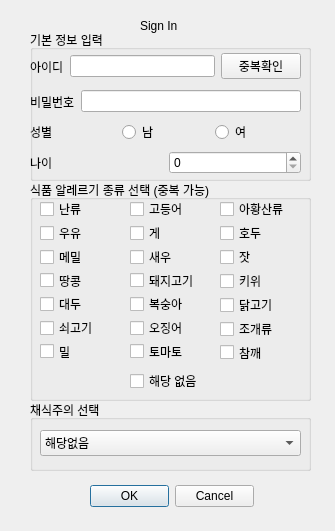
<?xml version="1.0" encoding="UTF-8"?>
<ui version="4.0">
 <class>MainWindow</class>
 <widget class="QMainWindow" name="MainWindow">
  <property name="geometry">
   <rect>
    <x>0</x>
    <y>0</y>
    <width>335</width>
    <height>531</height>
   </rect>
  </property>
  <property name="windowTitle">
   <string>MainWindow</string>
  </property>
  <widget class="QWidget" name="centralwidget">
   <widget class="QLabel" name="label">
    <property name="geometry">
     <rect>
      <x>140</x>
      <y>10</y>
      <width>71</width>
      <height>31</height>
     </rect>
    </property>
    <property name="text">
     <string>Sign In</string>
    </property>
   </widget>
   <widget class="QGroupBox" name="groupBox_3">
    <property name="geometry">
     <rect>
      <x>30</x>
      <y>400</y>
      <width>281</width>
      <height>71</height>
     </rect>
    </property>
    <property name="title">
     <string>채식주의 선택</string>
    </property>
    <widget class="QComboBox" name="vegCombo">
     <property name="geometry">
      <rect>
       <x>10</x>
       <y>30</y>
       <width>261</width>
       <height>26</height>
      </rect>
     </property>
     <item>
      <property name="text">
       <string>해당없음</string>
      </property>
     </item>
     <item>
      <property name="text">
       <string>비건</string>
      </property>
     </item>
     <item>
      <property name="text">
       <string>락토 베지테리언</string>
      </property>
     </item>
     <item>
      <property name="text">
       <string>오보 베지테리언</string>
      </property>
     </item>
     <item>
      <property name="text">
       <string>락토 오보 베지테리언</string>
      </property>
     </item>
     <item>
      <property name="text">
       <string>페스코 베지테리언</string>
      </property>
     </item>
     <item>
      <property name="text">
       <string>폴로 베지테리언</string>
      </property>
     </item>
     <item>
      <property name="text">
       <string>플랙시테리언</string>
      </property>
     </item>
    </widget>
   </widget>
   <widget class="QGroupBox" name="groupBox">
    <property name="geometry">
     <rect>
      <x>30</x>
      <y>30</y>
      <width>281</width>
      <height>151</height>
     </rect>
    </property>
    <property name="title">
     <string>기본 정보 입력</string>
    </property>
    <widget class="QWidget" name="horizontalLayoutWidget_2">
     <property name="geometry">
      <rect>
       <x>0</x>
       <y>60</y>
       <width>271</width>
       <height>23</height>
      </rect>
     </property>
     <layout class="QHBoxLayout" name="horizontalLayout_2">
      <item>
       <widget class="QLabel" name="label_3">
        <property name="text">
         <string>비밀번호</string>
        </property>
       </widget>
      </item>
      <item>
       <widget class="QLineEdit" name="setPass_text"/>
      </item>
     </layout>
    </widget>
    <widget class="QWidget" name="horizontalLayoutWidget_3">
     <property name="geometry">
      <rect>
       <x>0</x>
       <y>90</y>
       <width>271</width>
       <height>24</height>
      </rect>
     </property>
     <layout class="QHBoxLayout" name="horizontalLayout_3">
      <item>
       <widget class="QLabel" name="label_4">
        <property name="text">
         <string>성별</string>
        </property>
       </widget>
      </item>
      <item>
       <widget class="QRadioButton" name="maleBtn">
        <property name="text">
         <string>남</string>
        </property>
       </widget>
      </item>
      <item>
       <widget class="QRadioButton" name="femaleBtn">
        <property name="text">
         <string>여</string>
        </property>
       </widget>
      </item>
     </layout>
    </widget>
    <widget class="QWidget" name="horizontalLayoutWidget_4">
     <property name="geometry">
      <rect>
       <x>0</x>
       <y>120</y>
       <width>271</width>
       <height>26</height>
      </rect>
     </property>
     <layout class="QHBoxLayout" name="horizontalLayout_4">
      <item>
       <widget class="QLabel" name="label_5">
        <property name="text">
         <string>나이</string>
        </property>
       </widget>
      </item>
      <item>
       <widget class="QSpinBox" name="getAge_box"/>
      </item>
     </layout>
    </widget>
    <widget class="QWidget" name="horizontalLayoutWidget">
     <property name="geometry">
      <rect>
       <x>0</x>
       <y>20</y>
       <width>271</width>
       <height>33</height>
      </rect>
     </property>
     <layout class="QHBoxLayout" name="horizontalLayout">
      <item>
       <widget class="QLabel" name="label_2">
        <property name="text">
         <string>아이디</string>
        </property>
       </widget>
      </item>
      <item>
       <widget class="QLineEdit" name="setID_text"/>
      </item>
      <item>
       <widget class="QPushButton" name="checkOverlapBtn">
        <property name="text">
         <string>중복확인</string>
        </property>
       </widget>
      </item>
     </layout>
    </widget>
   </widget>
   <widget class="QGroupBox" name="alle_groupbox">
    <property name="geometry">
     <rect>
      <x>30</x>
      <y>180</y>
      <width>281</width>
      <height>221</height>
     </rect>
    </property>
    <property name="title">
     <string>식품 알레르기 종류 선택 (중복 가능)</string>
    </property>
    <widget class="QWidget" name="gridLayoutWidget">
     <property name="geometry">
      <rect>
       <x>10</x>
       <y>20</y>
       <width>81</width>
       <height>160</height>
      </rect>
     </property>
     <layout class="QGridLayout" name="gridLayout">
      <item row="3" column="0">
       <widget class="QCheckBox" name="peanut_check">
        <property name="text">
         <string>땅콩</string>
        </property>
       </widget>
      </item>
      <item row="1" column="0">
       <widget class="QCheckBox" name="milk_check">
        <property name="text">
         <string>우유</string>
        </property>
       </widget>
      </item>
      <item row="4" column="0">
       <widget class="QCheckBox" name="bean_check">
        <property name="text">
         <string>대두</string>
        </property>
       </widget>
      </item>
      <item row="6" column="0">
       <widget class="QCheckBox" name="wheat_check">
        <property name="text">
         <string>밀</string>
        </property>
       </widget>
      </item>
      <item row="0" column="0">
       <widget class="QCheckBox" name="egg_check">
        <property name="text">
         <string>난류</string>
        </property>
       </widget>
      </item>
      <item row="2" column="0">
       <widget class="QCheckBox" name="buckwheat_check">
        <property name="text">
         <string>메밀</string>
        </property>
       </widget>
      </item>
      <item row="5" column="0">
       <widget class="QCheckBox" name="beef_check">
        <property name="text">
         <string>쇠고기</string>
        </property>
       </widget>
      </item>
     </layout>
    </widget>
    <widget class="QWidget" name="gridLayoutWidget_2">
     <property name="geometry">
      <rect>
       <x>100</x>
       <y>20</y>
       <width>91</width>
       <height>160</height>
      </rect>
     </property>
     <layout class="QGridLayout" name="gridLayout_2">
      <item row="2" column="0">
       <widget class="QCheckBox" name="shrimp_check">
        <property name="text">
         <string>새우</string>
        </property>
       </widget>
      </item>
      <item row="1" column="0">
       <widget class="QCheckBox" name="crab_check">
        <property name="text">
         <string>게</string>
        </property>
       </widget>
      </item>
      <item row="4" column="0">
       <widget class="QCheckBox" name="peach_check">
        <property name="text">
         <string>복숭아</string>
        </property>
       </widget>
      </item>
      <item row="3" column="0">
       <widget class="QCheckBox" name="pork_check">
        <property name="text">
         <string>돼지고기</string>
        </property>
       </widget>
      </item>
      <item row="0" column="0">
       <widget class="QCheckBox" name="mackerel_check">
        <property name="text">
         <string>고등어</string>
        </property>
       </widget>
      </item>
      <item row="6" column="0">
       <widget class="QCheckBox" name="tomato_check">
        <property name="text">
         <string>토마토</string>
        </property>
       </widget>
      </item>
      <item row="5" column="0">
       <widget class="QCheckBox" name="squid_check">
        <property name="text">
         <string>오징어</string>
        </property>
       </widget>
      </item>
     </layout>
    </widget>
    <widget class="QWidget" name="gridLayoutWidget_3">
     <property name="geometry">
      <rect>
       <x>190</x>
       <y>20</y>
       <width>81</width>
       <height>161</height>
      </rect>
     </property>
     <layout class="QGridLayout" name="gridLayout_3">
      <item row="1" column="0">
       <widget class="QCheckBox" name="walnut_check">
        <property name="text">
         <string>호두</string>
        </property>
       </widget>
      </item>
      <item row="3" column="0">
       <widget class="QCheckBox" name="kiwi_check">
        <property name="text">
         <string>키위</string>
        </property>
       </widget>
      </item>
      <item row="0" column="0">
       <widget class="QCheckBox" name="acid_check">
        <property name="text">
         <string>아황산류</string>
        </property>
       </widget>
      </item>
      <item row="2" column="0">
       <widget class="QCheckBox" name="pinenut_check">
        <property name="text">
         <string>잣</string>
        </property>
       </widget>
      </item>
      <item row="4" column="0">
       <widget class="QCheckBox" name="chicken_check">
        <property name="text">
         <string>닭고기</string>
        </property>
       </widget>
      </item>
      <item row="5" column="0">
       <widget class="QCheckBox" name="calm_check">
        <property name="text">
         <string>조개류</string>
        </property>
       </widget>
      </item>
      <item row="6" column="0">
       <widget class="QCheckBox" name="sesame_check">
        <property name="text">
         <string>참깨</string>
        </property>
       </widget>
      </item>
     </layout>
    </widget>
    <widget class="QCheckBox" name="none_check">
     <property name="geometry">
      <rect>
       <x>100</x>
       <y>190</y>
       <width>81</width>
       <height>22</height>
      </rect>
     </property>
     <property name="text">
      <string>해당 없음</string>
     </property>
    </widget>
   </widget>
   <widget class="QDialogButtonBox" name="signinBtnBox">
    <property name="geometry">
     <rect>
      <x>90</x>
      <y>480</y>
      <width>164</width>
      <height>32</height>
     </rect>
    </property>
    <property name="standardButtons">
     <set>QDialogButtonBox::Cancel|QDialogButtonBox::Ok</set>
    </property>
   </widget>
  </widget>
 </widget>
 <resources/>
 <connections/>
</ui>
